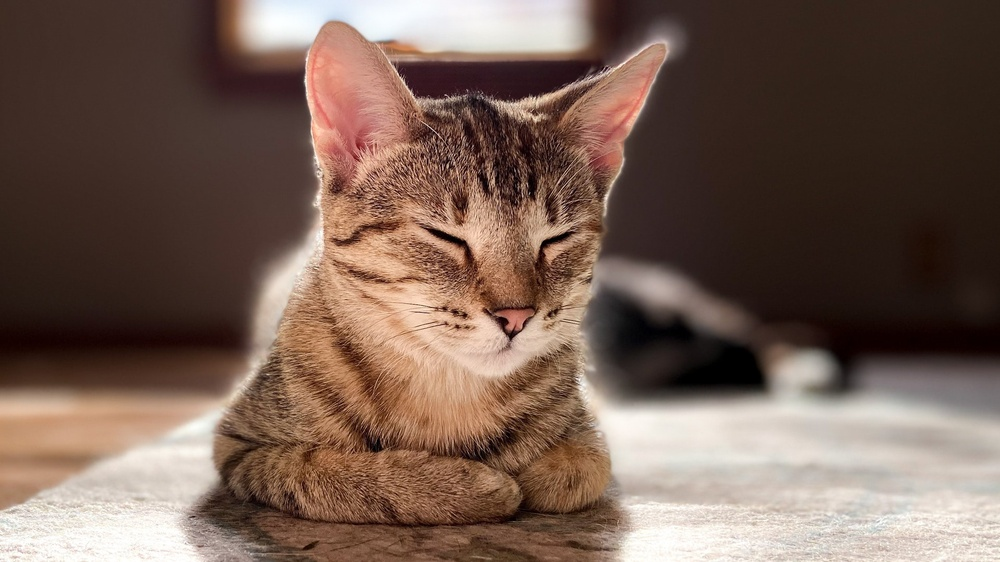
#> input picture dataset/cat.jpeg, 1000 x 562 px, shrunk from 1920 x 1080 before the run, found by its file name
$ python simple_arithmetic_operations.py
#> lines starting #> are read from the running program, lines starting #| are printed output that depends on the picture; after the words box and inside, x2 and y2 are one past the last pixel; in counts of white or black regions, pixels touching at a corner belong together
import cv2
import numpy as np

image_cat = cv2.imread(filename="dataset/cat.jpeg")
#> image_cat is the input picture: shape (562, 1000, 3); mean B, G, R 83.6, 95.1, 117.8
image_heaven = cv2.imread(filename="dataset/heaven.jpeg")
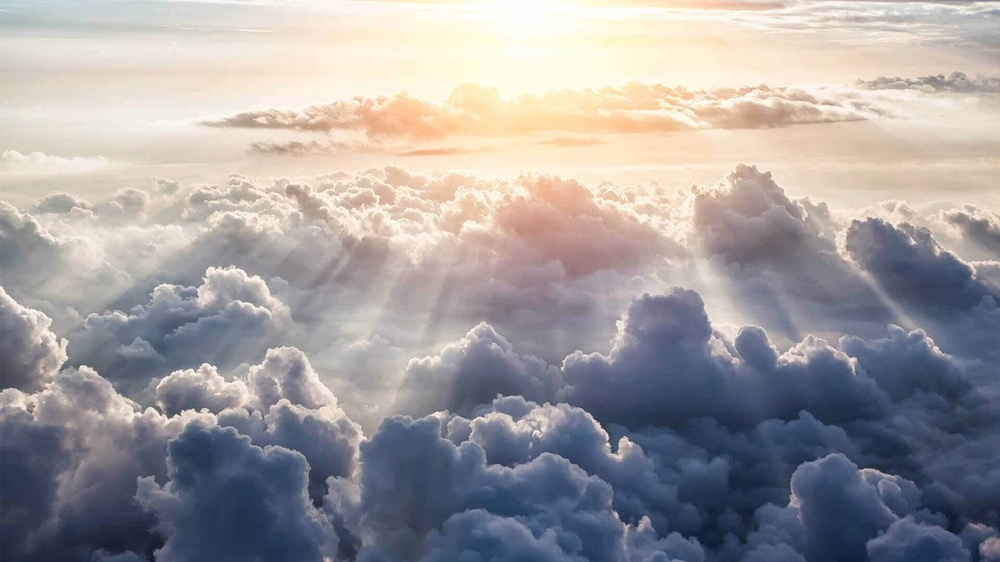
#> input picture dataset/heaven.jpeg, 1000 x 562 px, shrunk from 1920 x 1080 before the run, found by its file name
#> image_heaven is the input picture: shape (562, 1000, 3); mean B, G, R 158.3, 156.7, 160.5
# cv2.imshow(winname='cat', mat=image_cat)
# cv2.imshow(winname='heaven', mat=image_heaven)

image_cat_gray = cv2.cvtColor(src=image_cat, code=cv2.COLOR_BGR2GRAY)
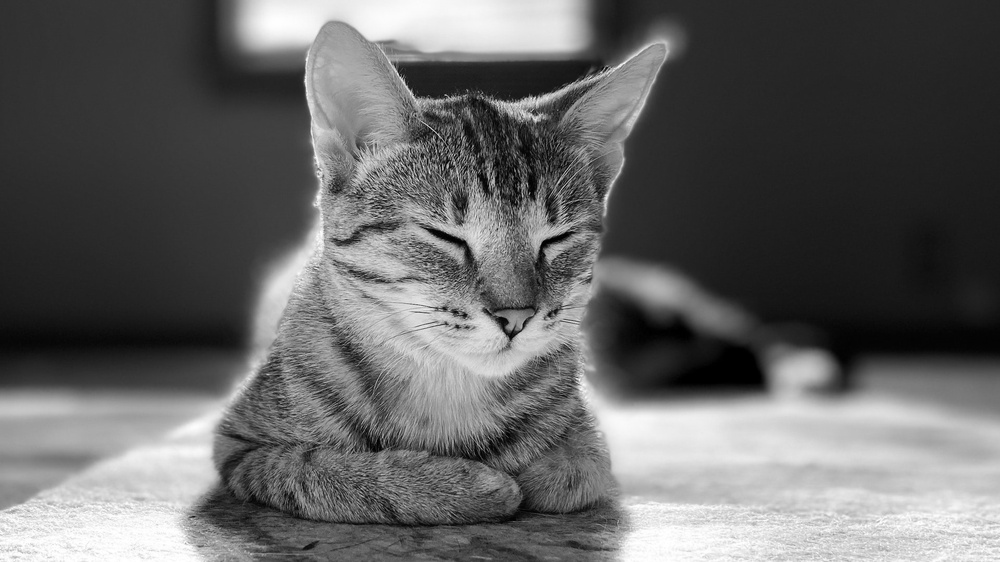
#> image_cat_gray: shape (562, 1000); min 0, max 255, mean 100.5
cv2.imshow(winname='cat gray', mat=image_cat_gray)

# [5 lines of commented-out code are left out]

return_value, threshold = cv2.threshold(src=image_cat_gray, thresh=32, maxval=128, type=cv2.THRESH_BINARY)
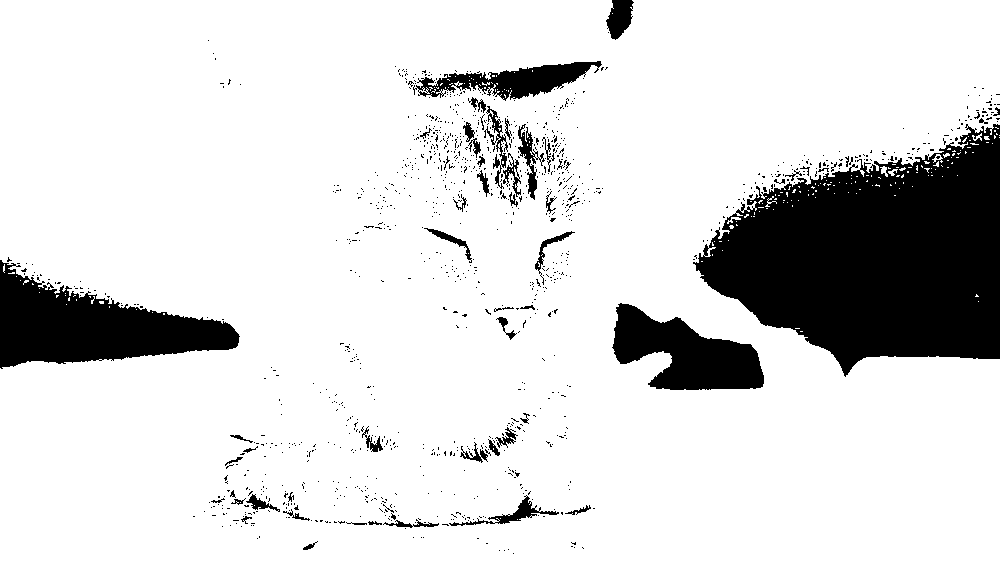
#> threshold: shape (562, 1000); values 0 (black) and 128 (white), 85.4% white; 1122 black regions (1067 under 20 px), largest, box (x1, y1, x2, y2) and area: (693, 124, 1000, 377) 49132, (0, 260, 240, 369) 13352, (612, 303, 764, 390) 7576
cv2.imshow(winname="thresholded cat grayscaled", mat=threshold)

"""maxval을 높게 잡으면 말그대로 최댓값의 한계가 커져서 아래 코드라인은 255까지 표시할 수 있게 된다"""
# return_value2, threshold2 = cv2.threshold(src=image_cat_gray, thresh=128, maxval=255, type=cv2.THRESH_BINARY)
# cv2.imshow(winname="thresholded cat grayscaled2", mat=threshold2)

cv2.waitKey(delay=0)
cv2.destroyAllWindows()
